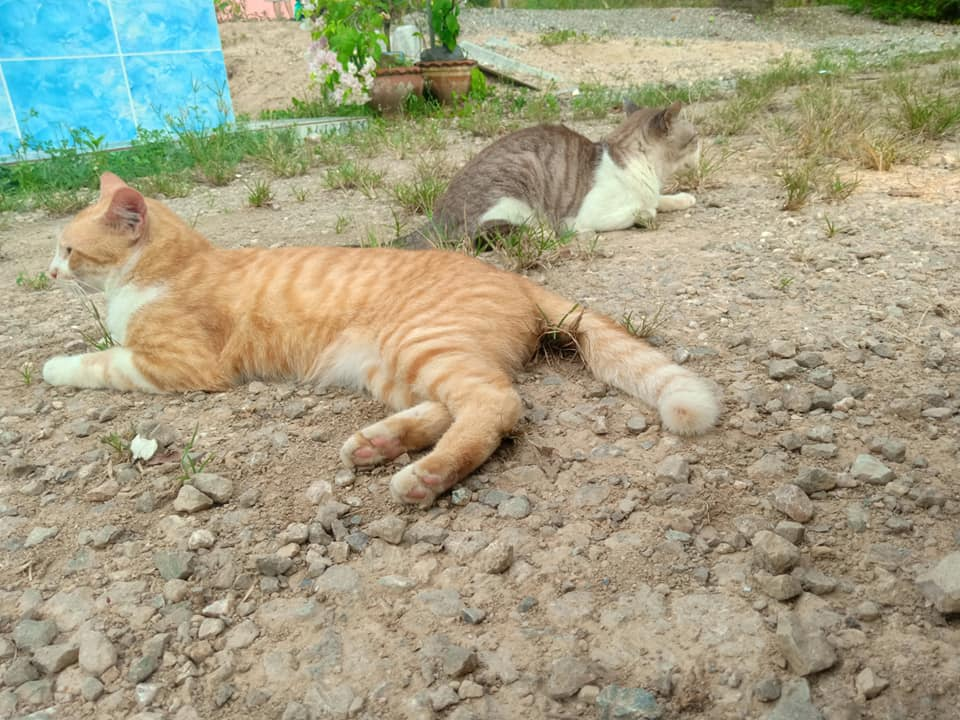
#> input picture cat.jpg, 960 x 720 px
$ python 'basic_opencv drawing Function.py'
#> lines starting #> are read from the running program, lines starting #| are printed output that depends on the picture
import cv2
img = cv2.imread("cat.jpg",1)
#> img is the input picture: shape (720, 960, 3); mean B, G, R 132.1, 159.3, 164.7

img = cv2.line(img,(10,50),(200,300),(0,0,255),5)
img = cv2.arrowedLine(img,(0,0),(400,400),(255,0,0),5)
img = cv2.rectangle(img,(384,0),(510,128),(0,255,0),5)

img = cv2.circle(img,(447,250),70,(0,255,0),-1)
img = cv2.circle(img,(447,550),70,(0,255,0),1)
img = cv2.circle(img,(447,700),70,(0,255,0),10)

img = cv2.putText(img,"opencv-cat",(600,400),cv2.FONT_HERSHEY_SIMPLEX,1,(0,0,255),2)
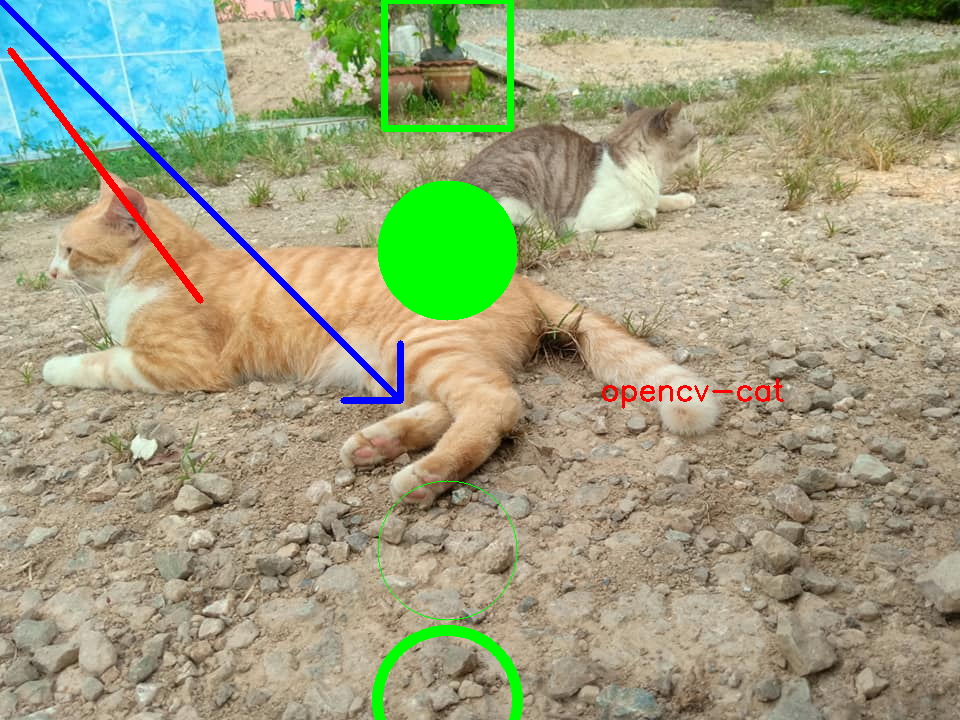
#> img: shape (720, 960, 3); mean B, G, R 128.3, 160.5, 158.8
cv2.imshow('Show Result', img )
cv2.waitKey(0)

cv2.destroyAllWindows()
